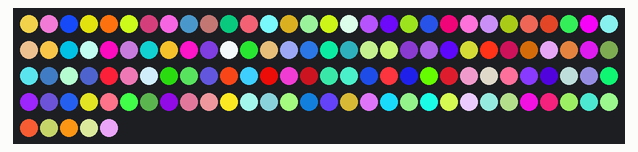
This sketch was run on a simulated Arduino Uno, built with avr-gcc and run on an emulated ATmega328P. Parts: 125 RGB LEDs in strip order, left to right, continuing on the next row. Random numbers use the default seed unless the sketch sets one.

Above: at 3.12 s.
At 8.2 s:
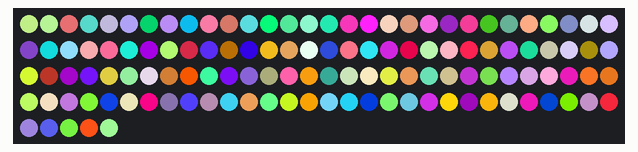
At 12.68 s:
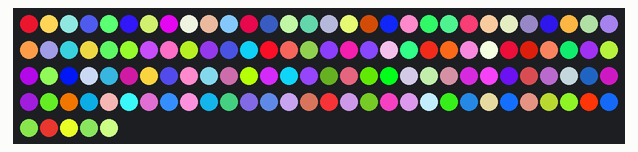
At 17.16 s:
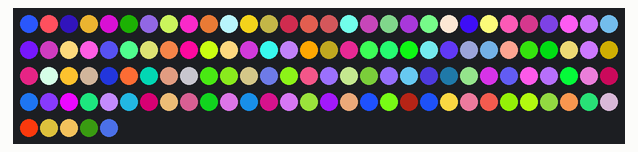
At 22.33 s:
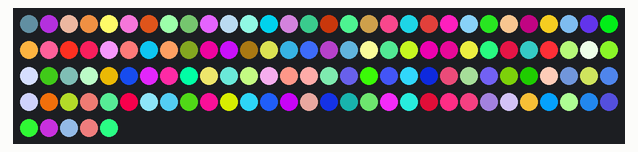
At 39.81 s:
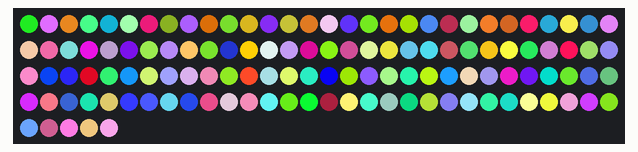

The sketch:

basic_test.ino
```cpp
#include <FastLED.h>

CRGB leds[125];

void setup() {
  Serial.print("Hello");
  delay(3000);
  FastLED.addLeds<PL9823, 2>(leds, 125);
  for (int i = 0; i < 125; i++) {
    leds[i] = CRGB(random(256), random(256), random(256));
  }
  FastLED.show();
}

void loop() {
  for (int i = 0; i < 125; i++) {
    leds[i] = CRGB(random(256), random(256), random(256));
  }
  FastLED.show();

}
```
